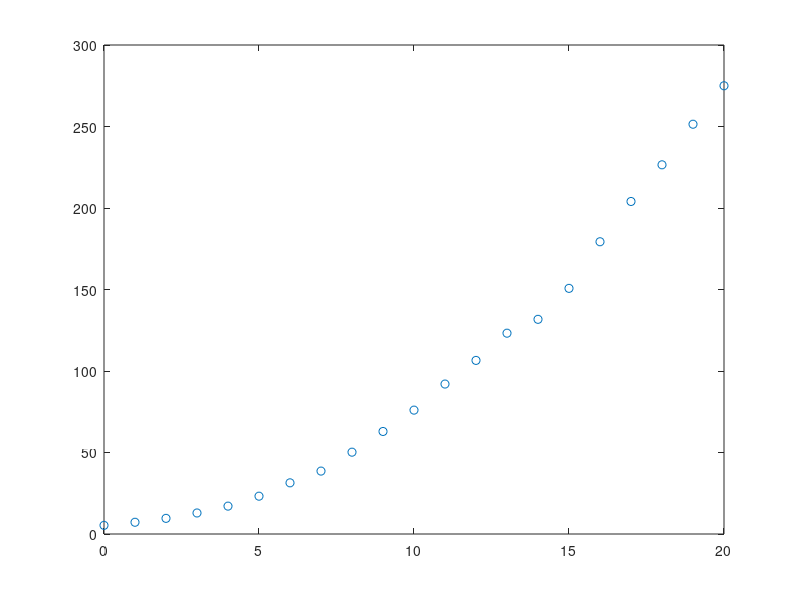

MATLAB code to generate this figure:
clear;
close;
t = 0:1:20;
N = [5.3 7.2 9.6 12.9 17.1 23.2 31.4 ...
    38.6 50.2 62.9 76.0 92.0 106.5 123.2 ...
    131.7 150.7 179.3 204.0 226.5 251.4 275.0];
plot(t,N,'o');